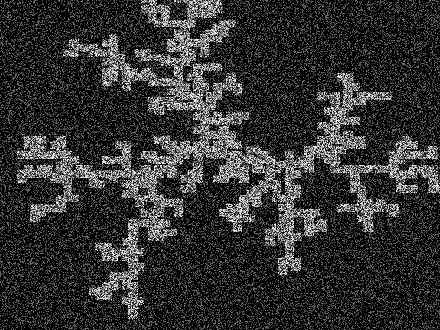
#> input picture Phindr3D-Python/testdata/metadata_tests/image1__T111__z1__ch2__dla.tiff, 440 x 330 px; its folder holds only this picture in this run
$ python -i SegmentationFunctions.py   (imports and definitions only)   (older library calls are emulated)
#> lines starting #> are read from the running program, lines starting #| are printed output that depends on the picture
#> further down, picture is the input picture: shape (330, 440, 3); min 0, max 15, mean 2.93
# Copyright (C) 2022 Sunnybrook Research Institute
# This file is part of Phindr3D <https://github.com/DWALab/Phindr3D>.
#
# Phindr3D is free software: you can redistribute it and/or modify
# it under the terms of the GNU General Public License as published by
# the Free Software Foundation, either version 3 of the License, or
# (at your option) any later version.
#
# Phindr3D is distributed in the hope that it will be useful,
# but WITHOUT ANY WARRANTY; without even the implied warranty of
# MERCHANTABILITY or FITNESS FOR A PARTICULAR PURPOSE.  See the
# GNU General Public License for more details.
#
# You should have received a copy of the GNU General Public License
# along with Phindr3D.  If not, see <http://www.gnu.org/licenses/>.

import cv2 as cv
import numpy as np
import tifffile as tf
import skimage.io as io
from scipy import ndimage
from skimage import filters
from skimage import morphology as morph
from skimage import segmentation as seg

try:
    from ..Data.DataFunctions import *
except ImportError:
    from src.Data.DataFunctions import *

"""Functions associated with segmentation, translated closely from the MATLAB implementation.

Referenced from
https://github.com/DWALab/Phindr3D/tree/9b95aebbd2a62c41d3c87a36f1122a78a21019c8/Lib
and
https://github.com/SRI-RSST/Phindr3D-python/blob/ba588bc925ef72c72103738d17ea922d20771064/phindr_functions.py
"""

# [159 lines left out: functions imfinfo, stdfilt, smoothImage, imadjust, bwareaopen, segmentImage and 5 more, not called in this run]
# end imcomplement

def watershed(img):
    """img should be the distance transform already flipped to be "deep" where objects are"""
    # coords = peak_local_max((-img), footprint=np.ones((3,3)))
    struct = np.ones((3,3)) #structure was 3,3
    dilated = cv.dilate(-img, struct)
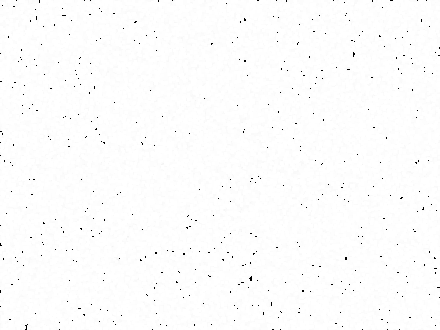
#> dilated: shape (330, 440, 3); min 0, max 255, mean 252.8
    mask = ((-img) >= dilated).astype('uint8') #both used to be -img
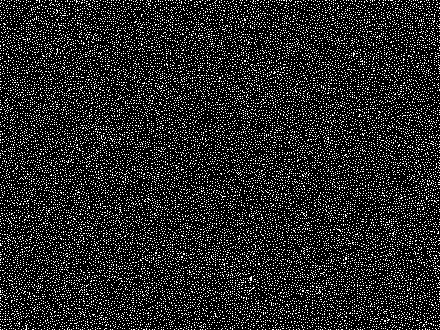
#> mask: shape (330, 440, 3); values 0 (black) and 1 (white), 14.9% white in thin lines or dots
    # # mask = np.zeros(img.shape, dtype=bool)
    # # mask[tuple(coords.T)] = True
    markers, ret = ndimage.label(mask)
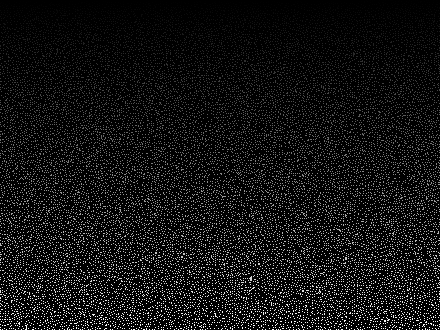
#> markers: shape (330, 440, 3) int32; min 0, max 19136, mean 1428.6; drawn with min black and max white
#> ret = 19136
    return seg.watershed(img, markers=markers, watershed_line=True)
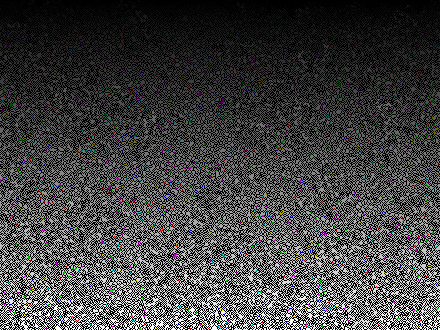
#> returned value: shape (330, 440, 3) int32; mean of channels 0, 1, 2 4984, 4972.5, 4988.8; drawn with min black and max white
# end watershed

# [185 lines left out: functions removeBorderObjects, resetLabelImage, regionprops, getfsimage, getfsimage_multichannel, getSegmentedOverlayImage and 1 more, not called in this run]
# end getFocusplanesPerObjectMod

>>> import cv2
>>> picture = cv2.imread('../../testdata/metadata_tests/image1__T111__z1__ch2__dla.tiff')
>>> result = watershed(picture)

$ run again, on Phindr3D-Python/testdata/metadata_tests/image1__T111__z1__ch3__dla.tiff
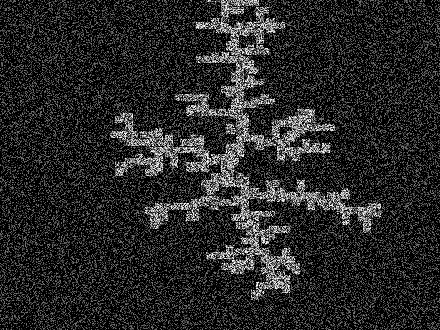
#> input picture Phindr3D-Python/testdata/metadata_tests/image1__T111__z1__ch3__dla.tiff, 440 x 330 px
#> picture is the input picture: shape (330, 440, 3); min 0, max 15, mean 2.38
#> in watershed, `mask = ((-img) >= dilated).astype('uint8')`:
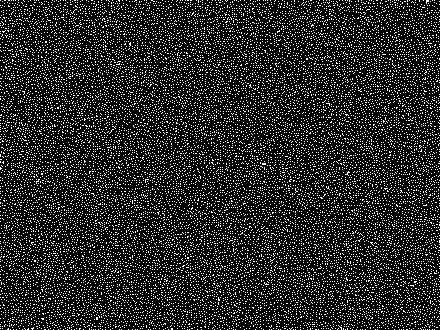
#> mask: shape (330, 440, 3); values 0 (black) and 1 (white), 15.1% white in thin lines or dots
#> ret = 19207
#> in watershed, `return seg.watershed(img, markers=markers, watershed_line=True)`:
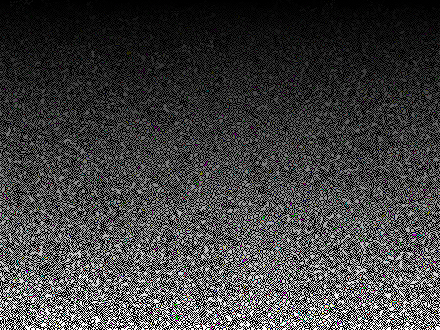
#> returned value: shape (330, 440, 3) int32; mean of channels 0, 1, 2 4949.8, 4942.1, 4950.2; drawn with min black and max white

$ run again, on Phindr3D-Python/testdata/metadata_tests/image1__T111__z2__ch1__dla.tiff
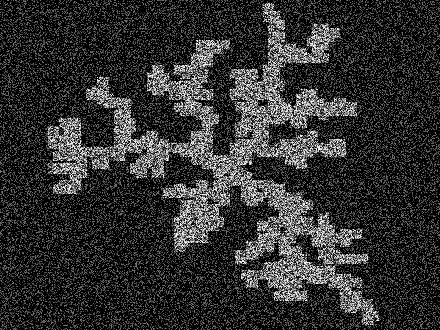
#> input picture Phindr3D-Python/testdata/metadata_tests/image1__T111__z2__ch1__dla.tiff, 440 x 330 px
#> picture is the input picture: shape (330, 440, 3); min 0, max 15, mean 2.94
#> in watershed, `mask = ((-img) >= dilated).astype('uint8')`:
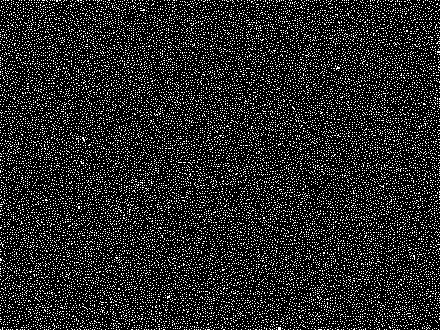
#> mask: shape (330, 440, 3); values 0 (black) and 1 (white), 15% white in thin lines or dots
#> ret = 19279
#> in watershed, `return seg.watershed(img, markers=markers, watershed_line=True)`:
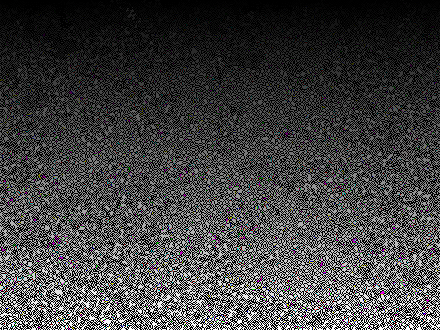
#> returned value: shape (330, 440, 3) int32; mean of channels 0, 1, 2 5033.2, 5012.1, 5033.4; drawn with min black and max white
